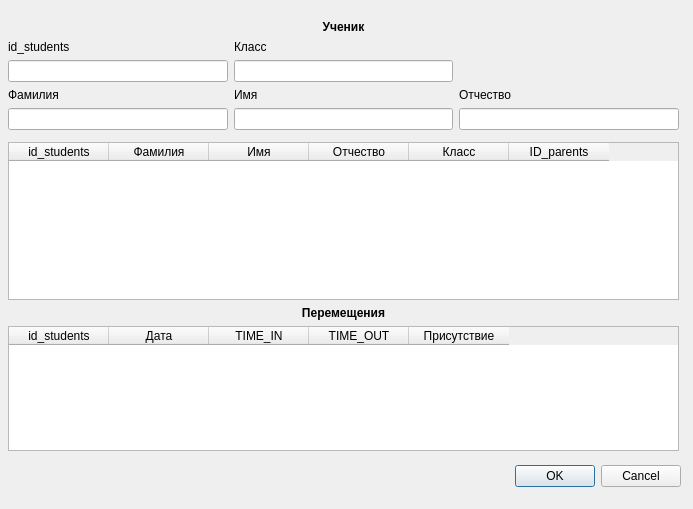
<?xml version="1.0" encoding="UTF-8"?>
<ui version="4.0">
 <class>Dialog_add_event</class>
 <widget class="QDialog" name="Dialog_add_event">
  <property name="geometry">
   <rect>
    <x>0</x>
    <y>0</y>
    <width>693</width>
    <height>509</height>
   </rect>
  </property>
  <property name="windowTitle">
   <string>Dialog</string>
  </property>
  <widget class="QDialogButtonBox" name="buttonBox">
   <property name="geometry">
    <rect>
     <x>340</x>
     <y>460</y>
     <width>341</width>
     <height>32</height>
    </rect>
   </property>
   <property name="orientation">
    <enum>Qt::Horizontal</enum>
   </property>
   <property name="standardButtons">
    <set>QDialogButtonBox::Cancel|QDialogButtonBox::Ok</set>
   </property>
  </widget>
  <widget class="QWidget" name="gridLayoutWidget">
   <property name="geometry">
    <rect>
     <x>8</x>
     <y>20</y>
     <width>671</width>
     <height>431</height>
    </rect>
   </property>
   <layout class="QGridLayout" name="gridLayout">
    <item row="5" column="2">
     <widget class="QLineEdit" name="lineEdit_stud_sec_name"/>
    </item>
    <item row="0" column="1">
     <widget class="QLabel" name="label_stud">
      <property name="font">
       <font>
        <weight>75</weight>
        <bold>true</bold>
       </font>
      </property>
      <property name="toolTipDuration">
       <number>-4</number>
      </property>
      <property name="layoutDirection">
       <enum>Qt::RightToLeft</enum>
      </property>
      <property name="text">
       <string>Ученик</string>
      </property>
      <property name="alignment">
       <set>Qt::AlignCenter</set>
      </property>
     </widget>
    </item>
    <item row="3" column="1">
     <widget class="QLineEdit" name="lineEdit_stud_class"/>
    </item>
    <item row="2" column="1">
     <widget class="QLabel" name="label_stud_class">
      <property name="text">
       <string>Класс</string>
      </property>
     </widget>
    </item>
    <item row="7" column="0" colspan="3">
     <widget class="QTableWidget" name="tableWidget_students">
      <column>
       <property name="text">
        <string>id_students</string>
       </property>
      </column>
      <column>
       <property name="text">
        <string>Фамилия</string>
       </property>
      </column>
      <column>
       <property name="text">
        <string>Имя</string>
       </property>
      </column>
      <column>
       <property name="text">
        <string>Отчество</string>
       </property>
      </column>
      <column>
       <property name="text">
        <string>Класс</string>
       </property>
      </column>
      <column>
       <property name="text">
        <string>ID_parents</string>
       </property>
      </column>
     </widget>
    </item>
    <item row="5" column="0">
     <widget class="QLineEdit" name="lineEdit_stud_family">
      <property name="text">
       <string/>
      </property>
     </widget>
    </item>
    <item row="2" column="0">
     <widget class="QLabel" name="label_id_students">
      <property name="text">
       <string>id_students</string>
      </property>
     </widget>
    </item>
    <item row="3" column="0">
     <widget class="QLineEdit" name="lineEdit_id_students">
      <property name="text">
       <string/>
      </property>
     </widget>
    </item>
    <item row="8" column="1">
     <widget class="QLabel" name="label">
      <property name="font">
       <font>
        <weight>75</weight>
        <bold>true</bold>
       </font>
      </property>
      <property name="text">
       <string>Перемещения</string>
      </property>
      <property name="alignment">
       <set>Qt::AlignCenter</set>
      </property>
     </widget>
    </item>
    <item row="5" column="1">
     <widget class="QLineEdit" name="lineEdit_stud_name"/>
    </item>
    <item row="4" column="2">
     <widget class="QLabel" name="label_stud_sec_name">
      <property name="text">
       <string>Отчество</string>
      </property>
     </widget>
    </item>
    <item row="4" column="1">
     <widget class="QLabel" name="label_stud_name">
      <property name="text">
       <string>Имя</string>
      </property>
     </widget>
    </item>
    <item row="4" column="0">
     <widget class="QLabel" name="label_stud_family">
      <property name="text">
       <string>Фамилия</string>
      </property>
     </widget>
    </item>
    <item row="9" column="0" rowspan="2" colspan="3">
     <widget class="QTableWidget" name="tableWidget_movements">
      <column>
       <property name="text">
        <string>id_students</string>
       </property>
      </column>
      <column>
       <property name="text">
        <string>Дата</string>
       </property>
      </column>
      <column>
       <property name="text">
        <string>TIME_IN</string>
       </property>
      </column>
      <column>
       <property name="text">
        <string>TIME_OUT</string>
       </property>
      </column>
      <column>
       <property name="text">
        <string>Присутствие</string>
       </property>
      </column>
     </widget>
    </item>
    <item row="6" column="1">
     <spacer name="verticalSpacer">
      <property name="orientation">
       <enum>Qt::Vertical</enum>
      </property>
      <property name="sizeHint" stdset="0">
       <size>
        <width>20</width>
        <height>40</height>
       </size>
      </property>
     </spacer>
    </item>
   </layout>
  </widget>
 </widget>
 <resources/>
 <connections>
  <connection>
   <sender>buttonBox</sender>
   <signal>accepted()</signal>
   <receiver>Dialog_add_event</receiver>
   <slot>accept()</slot>
   <hints>
    <hint type="sourcelabel">
     <x>248</x>
     <y>254</y>
    </hint>
    <hint type="destinationlabel">
     <x>157</x>
     <y>274</y>
    </hint>
   </hints>
  </connection>
  <connection>
   <sender>buttonBox</sender>
   <signal>rejected()</signal>
   <receiver>Dialog_add_event</receiver>
   <slot>reject()</slot>
   <hints>
    <hint type="sourcelabel">
     <x>316</x>
     <y>260</y>
    </hint>
    <hint type="destinationlabel">
     <x>286</x>
     <y>274</y>
    </hint>
   </hints>
  </connection>
 </connections>
</ui>
